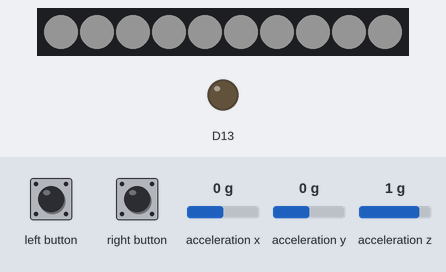
A sketch run on a simulated Adafruit Circuit Playground Express. Shown: 10 RGB LEDs in strip order, left to right, output pins drawn as LEDs (lit = HIGH). The inputs (shaded band) are chosen by the test bench; at power-on: acceleration x 0 g, acceleration y 0 g, acceleration z 1 g. Dim RGB values are drawn brighter than linear; what the sketch prints to the serial monitor is not drawn.

Above: at 1.2 s.
1.3 s: acceleration x set to -1.4 g
At 2.4 s:
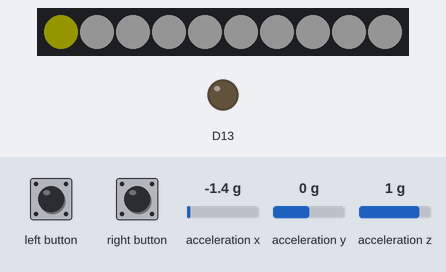
2.8 s: left button pressed for 3.2 s
At 4.4 s:
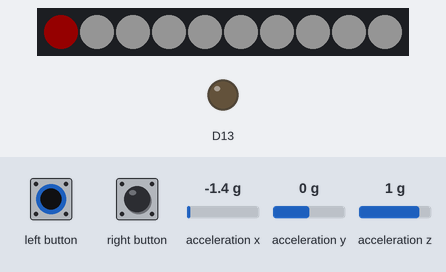
7.5 s: acceleration y set to -1.4 g
At 8.1 s:
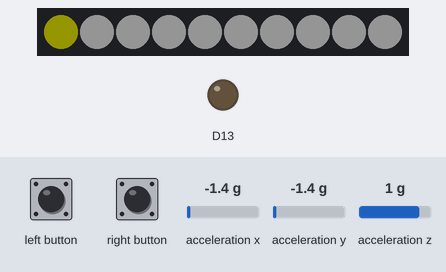
10.5 s: left button pressed for 0.15 s
At 11.8 s:
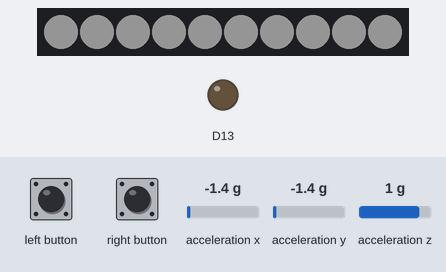
12.1 s: acceleration x set to 0 g
At 12.6 s:
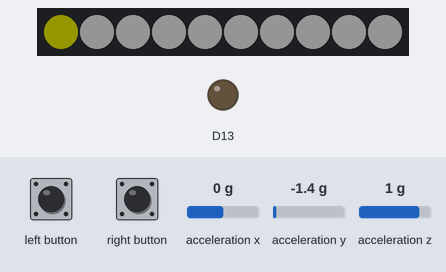
15.1 s: left button pressed for 1 s
At 16.2 s:
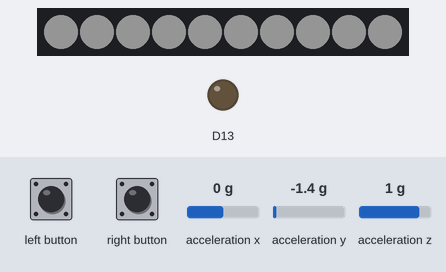
Timing chart, 0 to 18.1 s (numbered marks = the images above; inputs shaded):
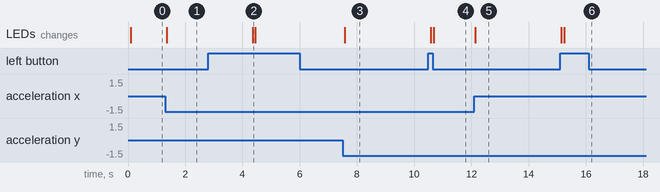

The sketch:

hyperbody-concept.ino
```cpp
// Motion detection reference https://learn.adafruit.com/circuit-playgrounds-motion-sensor/intro-and-setup

#include <Adafruit_CircuitPlayground.h>

#define THRESHOLD 40

const unsigned long runInterval = 3000;   //Time of idle until device resets to idle state
unsigned long startRunningTime;

float X, Y, Z;
bool running;

void setup() {
  // Initialize Circuit Playground
  CircuitPlayground.begin();
  Serial.begin(9600);
  startRunningTime = 0;
}

void loop() {

  /**** Detech Running Movement ***/
  X = CircuitPlayground.motionX();
  Y = CircuitPlayground.motionY();
  Z = CircuitPlayground.motionZ();

  // Get the magnitude (length) of the 3 axis vector
  // http://en.wikipedia.org/wiki/Euclidean_vector#Length
  double storedVector = X*X;
  storedVector += Y*Y;
  storedVector += Z*Z;
  storedVector = sqrt(storedVector);

  delay(100);

  // Import new data
  X = CircuitPlayground.motionX();
  Y = CircuitPlayground.motionY();
  Z = CircuitPlayground.motionZ();
  double newVector = X*X;
  newVector += Y*Y;
  newVector += Z*Z;
  newVector = sqrt(newVector);


  /**** Auto start running timer when user start running ***/
  if (startRunningTime == 0) {
      //Timer not running. Check for movement to start timer
      if (abs(10*newVector - 10*storedVector) > THRESHOLD) {
        startRunningTime = millis(); //start the timer
        running = true;
      }
   } else {        //if timer is running
      //check if stop button is pressed or if user idle for awhile
      if ((millis() - startRunningTime >= runInterval) || (CircuitPlayground.rightButton()) || (CircuitPlayground.leftButton())) {
        //if condition statisfy execute code below
        startRunningTime = 0; // stop timer
        running = false;
        Serial.print("Stopped running");
      }
   }

  // If user is running
  if (running) {

    //Neo Pixel Timer animation
    for (int i=0; i<10; i++) {

      if (CircuitPlayground.rightButton() || CircuitPlayground.leftButton()) {  // stop loop on button press, exit running mode
        return; // stop loop
        running = false;
        Serial.print("Stop loop pressed");
      }

      CircuitPlayground.setPixelColor(i, 255, 247, 0);   // Turn on neo pixel to Yellow color
      delay(3000); // Increment every 3 seconds, set 2 minutes to apply to real world running scale.
      CircuitPlayground.setPixelColor(i, 255, 0, 0);   // Turn on neo pixel to Red color

    }
  }

  // If user is NOT running
  if (running == false) {
      // Turn on neo pixel to white color
      for (int i=0; i<10; i++) {
        CircuitPlayground.setPixelColor(i, 255, 255, 255);
     }
  }

}
```

Measured:
- after the input at 1.3 s, the LEDs: change after 0.05 s (image 1)
- after the input at 2.8 s, the LEDs: change after 1.6 s (image 2)
- after the input at 7.5 s, the LEDs: change after 0.08 s (image 3)
- after the input at 10.5 s, the LEDs: first change after 0.08 s (image 4 shows a later state)
- after the input at 12.1 s, the LEDs: change at once (image 5)
- after the input at 15.1 s, the LEDs: first change at once (image 6 shows a later state)
